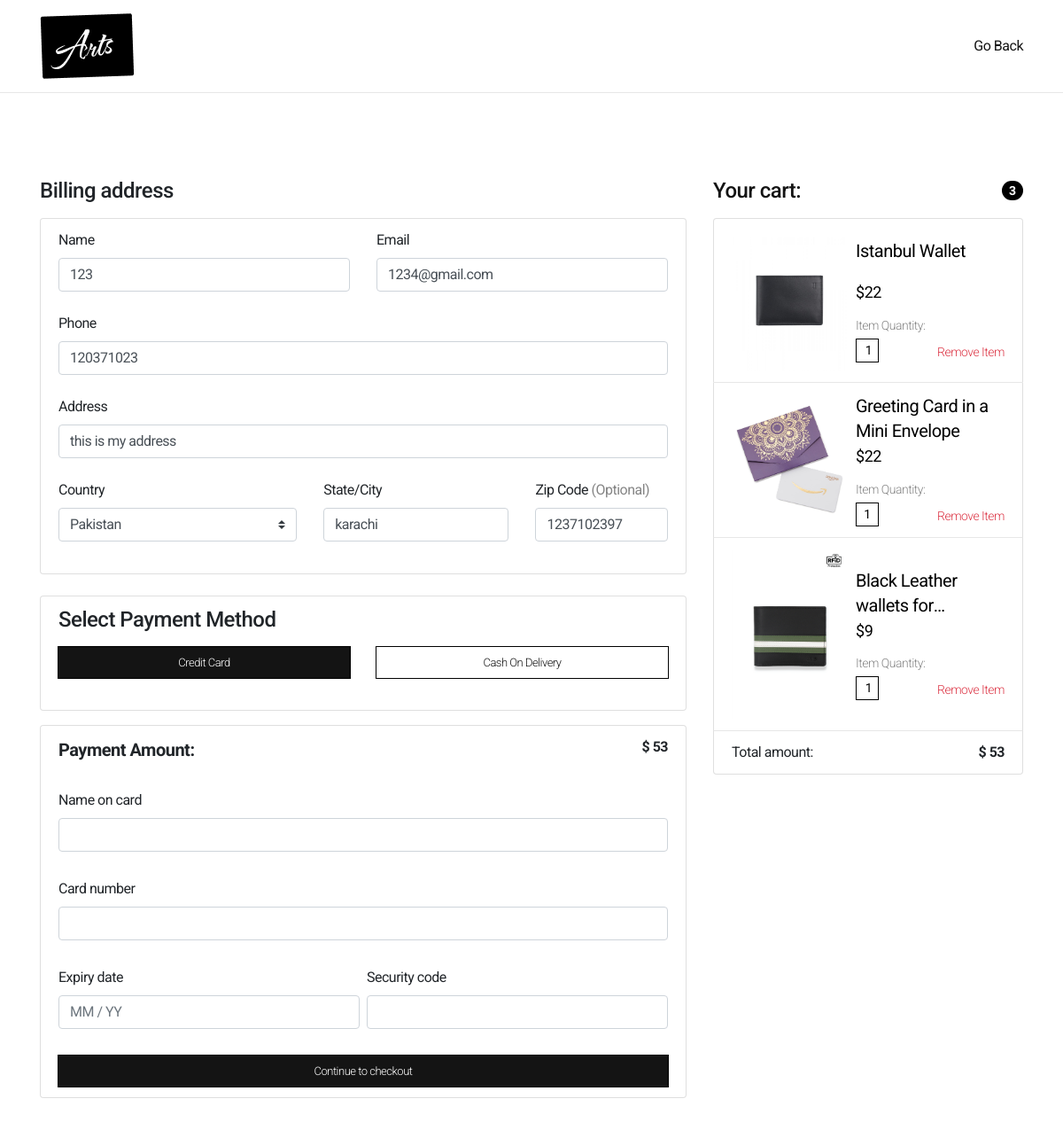
Page /checkout.php (signed in) on the committed database.
### tables this page shows
CREATE TABLE `cart` (
  `Cart Id` int(11) NOT NULL,
  `Customer Id` int(11) NOT NULL,
  `Products` longtext NOT NULL,
  `Product Quantity` longtext NOT NULL
);

CREATE TABLE `products` (
  `Product Id` int(11) NOT NULL,
  `Product Name` varchar(255) NOT NULL,
  `Product Stock` int(11) NOT NULL,
  `Product Category` varchar(255) NOT NULL,
  `Product SKU` varchar(255) NOT NULL,
  `Images` text NOT NULL,
  `Keywords` varchar(255) NOT NULL,
  `Warranty` varchar(50) NOT NULL,
  `Product Price` varchar(255) NOT NULL,
  `Product Description` varchar(255) NOT NULL,
  `Product Brand` varchar(255) NOT NULL
);

### src/functions.php (called while the page is built, shortened)
<?php
global $currentCustomer;
class Product
{
    public function __construct($name, $SKU, $category, $stock, $img, $productKeywords, $price, $description, $warranty, $brand)
    {
        $this->price = $price;
        $this->name = $name;
        $this->SKU = $SKU;
        $this->images = $img;
    }
    public static function createInstancesOfProduct($connection)
    {
        $showSQL = "SELECT * FROM `products`";
        $showQueryResult = mysqli_query($connection, $showSQL);
    }
}
Product::createInstancesOfProduct($connection);
if (isset($_COOKIE["currentCustomer"])) {
    $currentCustomer = json_decode($_COOKIE["currentCustomer"], true);
} else {
    $currentCustomer = null;
}
function fetchCartProducts($connection, $currentCustomer)
{
    if ($currentCustomer == null) {
    } else {
        $customerId = $currentCustomer['Customer Id'];
        $query = "SELECT * FROM `cart` WHERE `Customer Id` = '$customerId'";
        $result = mysqli_query($connection, $query);
        if ($result) {
            $data = $result->fetch_assoc();
            if ($data["Products"] != null && $data["Products"] != "") {
                $productsInCart = explode(",",  $data["Products"]);
                $productsInCartQuantity = explode(",",  $data["Product Quantity"]);
            }
        }
    }
}
fetchCartProducts($connection, $currentCustomer);

### src/checkout.php (the view, shortened to what this page needs)
<?php
include 'config.php';
include 'functions.php';
$userName = $currentCustomer["Customer Name"];
$userEmail = $currentCustomer["Customer Email"];
$userPhone = $currentCustomer["Customer Phone"];
$userAddress = $currentCustomer["Customer Address"];
$userCity = $currentCustomer["Customer City"];
$userZip = $currentCustomer["Customer Zipcode"];
?>
<!DOCTYPE html>
<html lang="en">
<head>
    <?php include('includes/header-styles.php') ?>
</head>
<body class="checkoutBody">
    <section class="checkout-header py-0 border-bottom-hr">
        <div class="container">
            <div class="py-2 d-flex justify-content-between align-items-center">
                <img src="assets/images/logos/logo-black.png" alt="reload">
                <a href="index.php" class="addHover">Go Back</a>
            </div>
        </div>
    </section>
    <section class="checkout-section my-5 py-5 toBeHidden">
        <div class="container">
            <div class="row">
                <div class="col-md-4 order-md-2 mb-4 ">
                    <h4 class="d-flex justify-content-between align-items-center mb-3">
                        <span class="fc-secondary">Your cart:</span>
                        <span class="badge badge-secondary py-1 fs-14 badge-pill bg-black">
                            <?php
                            if ($productsInCart != null) {
                                if ($productsInCart[0] == "") {
                                    echo "0";
                                } else {
                                    echo count($productsInCart);
                                }
                            }
                            ?>
                        </span>
                    </h4>
                    <ul class="list-group mb-3">
                        <?php
                        foreach (Product::$instances as $product) {
                            if (in_array($product->SKU, $productsInCart)) {
                                $productIndex  = array_search($product->SKU, $productsInCart);
                                $productQuantity = $productsInCartQuantity[$productIndex];
                        ?>
                                <div class="lh-condensed checkout-cart-item align-items-center list-group-item  d-flex gap-10 border-bottom-hr">
                                    <div class="img__wrap">
                                        <img height="130" src="assets/images/product-images/<?php echo $product->images; ?>" alt="">
                                    </div>
                                    <div class="cart-item-text flex-1">
                                        <h5 class="cart-title mb-1 fs-20 fw-400 fc-black"><?php echo $product->name; ?></h5>
                                        <h6 class="cart-price mb-3 fs-18 fw-400 fc-black"><?php echo $currencySymbol; ?><span class="cart-item-price"><?php echo $product->price; ?></span> </h6>
                                        <div class="d-flex justify-content-between align-items-end">
                                            <div>
                                                <label for="cart-quantity<?php echo $product->SKU; ?>" class="fw-300 mb-1 addHover fs-14 fc-secondary-400">Item Quantity:</label>
                                                <input id="cart-quantity<?php echo $product->SKU; ?>" value="<?php echo $productQuantity; ?>" class="cart-item-quantity">
                                            </div>
                                            <div>
                                                <button data-remove-from-cart data-id="<?php echo $productIndex; ?>" class="text-danger remove-cart-item fw-300 fs-14">Remove Item</button>
                                            </div>
                                        </div>
                                    </div>
                                </div>
                            <?php  } ?>
                        <?php  }
                        ?>
                        <li class="list-group-item d-flex justify-content-between">
                            <span>Total amount:</span>
                            <div>
                                <strong><?php echo $currencySymbol; ?></strong>
                                <strong class="amount">0</strong>
                            </div>
                        </li>
                    </ul>
                </div>
                <div class="col-md-8 order-md-1 postion-relative">
                    <div class="">
                        <h4 class="mb-3">Billing address</h4>
                        <div>
                            <div class="list-group-item mb-4">
                                <div class="row">
                                    <div class="col-md-6 mb-4">
                                        <label for="firstName">Name</label>
                                        <input type="text"  data-validate-order value="<?php echo $userName; ?>" class="form-control" id="firstName" placeholder="" required>
                                    </div>
                                    <div class="col-md-6 mb-4">
                                        <label for="email">Email</label>
                                        <input type="email" data-validate-order data-validate-email value="<?php echo $userEmail; ?>" class="form-control" id="email">
                                    </div>
                                </div>
                                <div class="mb-4">
                                    <label for="num">Phone</label>
                                    <input type="number" data-validate-order data-telephone-field value="<?php echo $userPhone; ?>" class="form-control userPhoneField" id="num">
                                </div>
                                <div class="mb-4">
                                    <label for="address">Address</label>
                                    <input type="text" value="<?php echo $userAddress; ?>" class="form-control shippingAddress" id="address" required>
                                </div>
                                <div class="row">
                                    <div class="col-md-5 mb-4">
                                        <label for="country">Country</label>
                                        <select data-validate-order class="custom-select d-block w-100" id="country" required>
                                            <option value="PK">Pakistan</option>
                                        </select>
                                    </div>
                                    <div class="col-md-4 mb-4">
                                        <label for="state">State/City</label>
                                        <input type="text" data-validate-order class="form-control userCity" value="<?php echo $userCity; ?>" id="city" placeholder="" required>
                                    </div>
                                    <div class="col-md-3 mb-4">
                                        <label for="zip">Zip Code <span class="fc-secondary-400">(Optional)</span></label>
                                        <input type="text" class="form-control zipCode" value="<?php echo $userZip; ?>" id="zip" placeholder="" required>
                                    </div>
                                </div>
                            </div>
                        </div>
                        <div>
                            <div class="list-group-item mb-3">
                                <h4 class="mb-3">Select Payment Method</h4>
                                <div class="row my-3">
                                    <div class="input__wrap col-6">
                                        <label class="btn btn-primary active btn-lg " for="credit">Credit Card</label>
                                    </div>
                                    <div class="input__wrap col-6">
                                        <label class="btn btn-primary btn-lg    " for="delivery">Cash On Delivery</label>
                                    </div>
                                </div>
                            </div>
                        </div>
                        <div class="payment">
                            <div class="card-payment list-group-item">
                                    <div class="row">
                                        <div class="form-group col-12 mb-30">
                                            <div class=" d-flex justify-content-between">
                                                <strong class="fs-20 fw-500">Payment Amount:</strong>
                                                <div>
                                                    <strong><?php echo $currencySymbol; ?></strong>
                                                    <strong class="amount">0</strong>
                                                </div>
                                            </div>
                                        </div>
                                        <div class="form-group col-12 mb-30">
                                            <label or="NameOnCard">Name on card</label>
                                            <input id="NameOnCard" class="form-control checkCardInfo" type="text" maxlength="255"></input>
                                        </div>
                                        <div class="form-group col-12 mb-30">
                                            <label for="cardNum">Card number</label>
                                            <input id="cardNum" class="checkCardInfo null card-image form-control" type="text"></input>
                                        </div>
                                        <div class="expiry-date-group form-group col-lg-6 pr-1 mb-30">
                                            <label for="ExpiryDate">Expiry date</label>
                                            <input id="ExpiryDate" data-format="card-expiry-date" class="form-control checkCardInfo" type="text" placeholder="MM / YY" maxlength="7"></input>
                                        </div>
                                        <div class="security-code-group form-group col-lg-6 pl-1 mb-30">
                                            <label for="cvc checkCardInfo">Security code</label>
                                            <div class="input-container">
                                                <input id="cvc" class="checkCardInfo form-control" type="text"></input>
                                            </div>
                                        </div>
                                    </div>
                                    <button class="btn btn-secondary btn-lg btn-block payWithCard" placeOrder  data-order>Continue to checkout</button>
                            </div>
                        </div>
                    </div>
                </div>
            </div>
        </div>
    </section>
    <?php include("includes/footer-scripts.php"); ?>
</body>
</html>

### src/assets/css/style.css (style rules this page uses)
* { margin: 0; padding: 0; letter-spacing: -.5px; font: inherit; }
*, *::before, *::after { box-sizing: border-box; }
a { color: var(--clr-secondary); }
html, body { overflow-x: hidden; scroll-behavior: smooth; }
body { -webkit-font-smoothing: antialiased; font-family: var(--ff-primary); }
section { padding: var(--section-padding); }
img { max-width: 100%; }
button { background: none; outline: none; }
ul, ol { margin: 0; padding: 0; }
h1, h2, h3, h4, h5, h6, p { padding: 0; margin-bottom: 0; color: var(--clr-neutral-700); }
button, input { outline: none; border: none; }
label { display: block; }
input { width: 100%; }
*:has(> .loader.center) { position: relative; }
.input__wrap { margin: var(--input-wrap-margin); }
.border-bottom-hr { border-bottom: 1px solid #e7e7e7; }
.bg-black { background: #000 !important; }
.fc-black { color: #000; }
.fc-secondary { color: var(--clr-secondary); }
.fc-secondary-400 { color: var(--clr-secondary-400); }
.fw-300 { font-weight: 300; }
.fw-400 { font-weight: 400; }
.fw-500 { font-weight: 500; }
.fs-14 { font-size: var(--fs-14) !important; }
.fs-18 { font-size: var(--fs-18) !important; }
.fs-20 { font-size: var(--fs-20) !important; }
.flex-1 { flex: 1; }
.gap-10 { gap: 10px; }
.mb-30 { margin-bottom: 30px !important; }
.btn-lg { width: 100%; max-width: 100%; }
.btn { padding: 10px 30px; border-radius: 0; display: inline-flex; align-items: center; justify-content: center; font-size: var(--fs-13); font-weight: 300; line-height: normal; }
.btn.active, .btn.btn-primary:focus, .btn.btn-secondary:focus, .btn-primary:hover, .btn-secondary { outline: 1px solid #000 !important; border: none; box-shadow: none !important; background-color: var(--clr-secondary) !important; color: var(--clr-primary); }
.btn-primary { background-color: var(--clr-primary) !important; color: var(--clr-secondary); outline: 1px solid #000; border: none !important; }
.addHover { transition: color 100ms ease; }
strong { font-weight: 700 !important; }
.cart-item-quantity { background: #FFF; border: 1px solid #000; max-width: 26px; text-align: center; font-size: 14px; padding-block: 2px; }
.checkout-cart-item .img__wrap img { width: 130px; height: auto; }
.checkoutBody { min-height: 100vh; }
*>:has(.invalid-feedback) { position: relative; }
.cart-title, .product-title { overflow: hidden; text-overflow: ellipsis; display: -webkit-box; -webkit-line-clamp: 2; -webkit-box-orient: vertical; margin-bottom: 10px; min-height: 46px; line-height: 1.4; }

### src/assets/css/variables.css (style rules this page uses)
:root { --ff-primary: 'Roboto', sans-serif; --ff-secondary: 'Poppins', sans-serif; --clr-primary: #ffffff; --clr-secondary: #141414; --clr-secondary-400: #858585; --section-padding: 65px 0; --fs-13: 13px; --fs-14: 14px; --fs-16: 16px; --fs-18: 18px; --fs-20: 20px; --fs-22: 22px; --fs-24: 24px; --fs-25: 25px; --fs-30: 30px; --fs-35: 35px; --fs-40: 40px; --fs-45: 45px; --fs-50: 50px; --fs-55: 55px; --fs-60: 60px; --fs-65: 65px; }

### rows in the picture
cart: Products "3", Product Quantity+Products "1"
products: Images (picture), Product Name "Istanbul Wallet", Product Price "22"
products: Images (picture), Product Name "Greeting Card in a Mini Envelope", Product Price "22"
products: Images (picture), Product Name "Black Leather wallets…", Product Price "9"

### other values in the picture
$currencySymbol "$"
